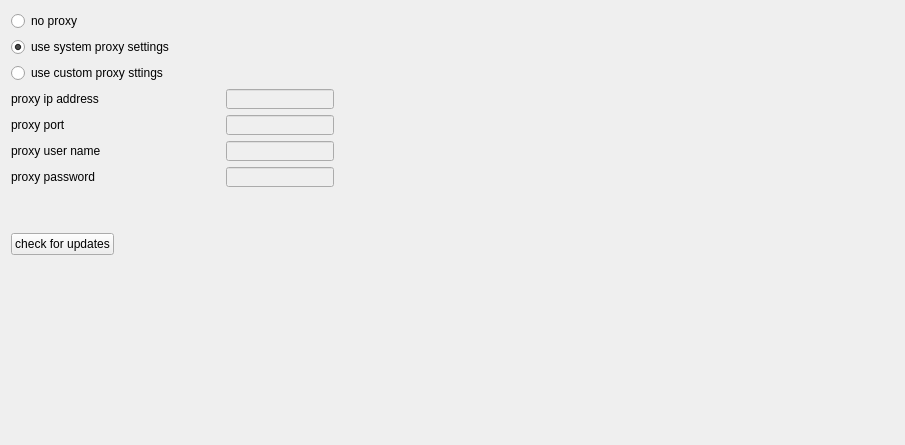
         <widget class="QWidget" name="scrollAreaWidgetContents_8">
          <property name="geometry">
           <rect>
            <x>0</x>
            <y>0</y>
            <width>905</width>
            <height>445</height>
           </rect>
          </property>
          <layout class="QGridLayout" name="gridLayout_10">
           <item row="1" column="4">
            <spacer name="horizontalSpacer_18">
             <property name="orientation">
              <enum>Qt::Horizontal</enum>
             </property>
             <property name="sizeHint" stdset="0">
              <size>
               <width>321</width>
               <height>17</height>
              </size>
             </property>
            </spacer>
           </item>
           <item row="1" column="3">
            <spacer name="horizontalSpacer_4">
             <property name="orientation">
              <enum>Qt::Horizontal</enum>
             </property>
             <property name="sizeType">
              <enum>QSizePolicy::Fixed</enum>
             </property>
             <property name="sizeHint" stdset="0">
              <size>
               <width>40</width>
               <height>20</height>
              </size>
             </property>
            </spacer>
           </item>
           <item row="2" column="0">
            <widget class="QRadioButton" name="updateUseSpecificProxy">
             <property name="sizePolicy">
              <sizepolicy hsizetype="Minimum" vsizetype="Minimum">
               <horstretch>0</horstretch>
               <verstretch>0</verstretch>
              </sizepolicy>
             </property>
             <property name="maximumSize">
              <size>
               <width>200</width>
               <height>16777215</height>
              </size>
             </property>
             <property name="text">
              <string>use custom proxy sttings</string>
             </property>
            </widget>
           </item>
           <item row="0" column="0">
            <widget class="QRadioButton" name="updateNoProxy">
             <property name="maximumSize">
              <size>
               <width>100</width>
               <height>16777215</height>
              </size>
             </property>
             <property name="text">
              <string>no proxy</string>
             </property>
             <property name="checked">
              <bool>false</bool>
             </property>
            </widget>
           </item>
           <item row="1" column="0">
            <widget class="QRadioButton" name="updateUseSystemProxy">
             <property name="sizePolicy">
              <sizepolicy hsizetype="Minimum" vsizetype="Minimum">
               <horstretch>0</horstretch>
               <verstretch>0</verstretch>
              </sizepolicy>
             </property>
             <property name="maximumSize">
              <size>
               <width>200</width>
               <height>16777215</height>
              </size>
             </property>
             <property name="text">
              <string>use system proxy settings</string>
             </property>
             <property name="checked">
              <bool>true</bool>
             </property>
            </widget>
           </item>
           <item row="3" column="0">
            <widget class="QLabel" name="label_85">
             <property name="text">
              <string>proxy ip address</string>
             </property>
            </widget>
           </item>
           <item row="3" column="1">
            <spacer name="horizontalSpacer_9">
             <property name="orientation">
              <enum>Qt::Horizontal</enum>
             </property>
             <property name="sizeType">
              <enum>QSizePolicy::Fixed</enum>
             </property>
             <property name="sizeHint" stdset="0">
              <size>
               <width>40</width>
               <height>20</height>
              </size>
             </property>
            </spacer>
           </item>
           <item row="3" column="2">
            <widget class="QLineEdit" name="updateProxyAddress">
             <property name="enabled">
              <bool>false</bool>
             </property>
             <property name="sizePolicy">
              <sizepolicy hsizetype="Minimum" vsizetype="Fixed">
               <horstretch>0</horstretch>
               <verstretch>0</verstretch>
              </sizepolicy>
             </property>
             <property name="minimumSize">
              <size>
               <width>0</width>
               <height>20</height>
              </size>
             </property>
             <property name="maximumSize">
              <size>
               <width>200</width>
               <height>20</height>
              </size>
             </property>
            </widget>
           </item>
           <item row="4" column="0">
            <widget class="QLabel" name="label_86">
             <property name="text">
              <string>proxy port</string>
             </property>
            </widget>
           </item>
           <item row="4" column="2">
            <widget class="QLineEdit" name="updateProxyPort">
             <property name="enabled">
              <bool>false</bool>
             </property>
             <property name="sizePolicy">
              <sizepolicy hsizetype="Minimum" vsizetype="Fixed">
               <horstretch>0</horstretch>
               <verstretch>0</verstretch>
              </sizepolicy>
             </property>
             <property name="minimumSize">
              <size>
               <width>0</width>
               <height>20</height>
              </size>
             </property>
             <property name="maximumSize">
              <size>
               <width>200</width>
               <height>20</height>
              </size>
             </property>
            </widget>
           </item>
           <item row="5" column="0">
            <widget class="QLabel" name="label_87">
             <property name="text">
              <string>proxy user name</string>
             </property>
            </widget>
           </item>
           <item row="5" column="2">
            <widget class="QLineEdit" name="updateProxyUserName">
             <property name="enabled">
              <bool>false</bool>
             </property>
             <property name="sizePolicy">
              <sizepolicy hsizetype="Minimum" vsizetype="Fixed">
               <horstretch>0</horstretch>
               <verstretch>0</verstretch>
              </sizepolicy>
             </property>
             <property name="minimumSize">
              <size>
               <width>0</width>
               <height>20</height>
              </size>
             </property>
             <property name="maximumSize">
              <size>
               <width>200</width>
               <height>20</height>
              </size>
             </property>
            </widget>
           </item>
           <item row="6" column="0">
            <widget class="QLabel" name="label_88">
             <property name="text">
              <string>proxy password</string>
             </property>
            </widget>
           </item>
           <item row="6" column="2">
            <widget class="QLineEdit" name="updateProxyPassword">
             <property name="enabled">
              <bool>false</bool>
             </property>
             <property name="sizePolicy">
              <sizepolicy hsizetype="Minimum" vsizetype="Fixed">
               <horstretch>0</horstretch>
               <verstretch>0</verstretch>
              </sizepolicy>
             </property>
             <property name="minimumSize">
              <size>
               <width>0</width>
               <height>20</height>
              </size>
             </property>
             <property name="maximumSize">
              <size>
               <width>200</width>
               <height>20</height>
              </size>
             </property>
             <property name="echoMode">
              <enum>QLineEdit::Password</enum>
             </property>
            </widget>
           </item>
           <item row="7" column="0">
            <spacer name="verticalSpacer_4">
             <property name="orientation">
              <enum>Qt::Vertical</enum>
             </property>
             <property name="sizeType">
              <enum>QSizePolicy::Fixed</enum>
             </property>
             <property name="sizeHint" stdset="0">
              <size>
               <width>20</width>
               <height>40</height>
              </size>
             </property>
            </spacer>
           </item>
           <item row="9" column="0">
            <spacer name="verticalSpacer_19">
             <property name="orientation">
              <enum>Qt::Vertical</enum>
             </property>
             <property name="sizeHint" stdset="0">
              <size>
               <width>17</width>
               <height>174</height>
              </size>
             </property>
            </spacer>
           </item>
           <item row="8" column="0" colspan="2">
            <layout class="QHBoxLayout" name="horizontalLayout">
             <item>
              <widget class="QPushButton" name="checkForUpdates">
               <property name="text">
                <string>check for updates</string>
               </property>
              </widget>
             </item>
             <item>
              <spacer name="horizontalSpacer_10">
               <property name="orientation">
                <enum>Qt::Horizontal</enum>
               </property>
               <property name="sizeHint" stdset="0">
                <size>
                 <width>40</width>
                 <height>20</height>
                </size>
               </property>
              </spacer>
             </item>
            </layout>
           </item>
          </layout>
         </widget>
